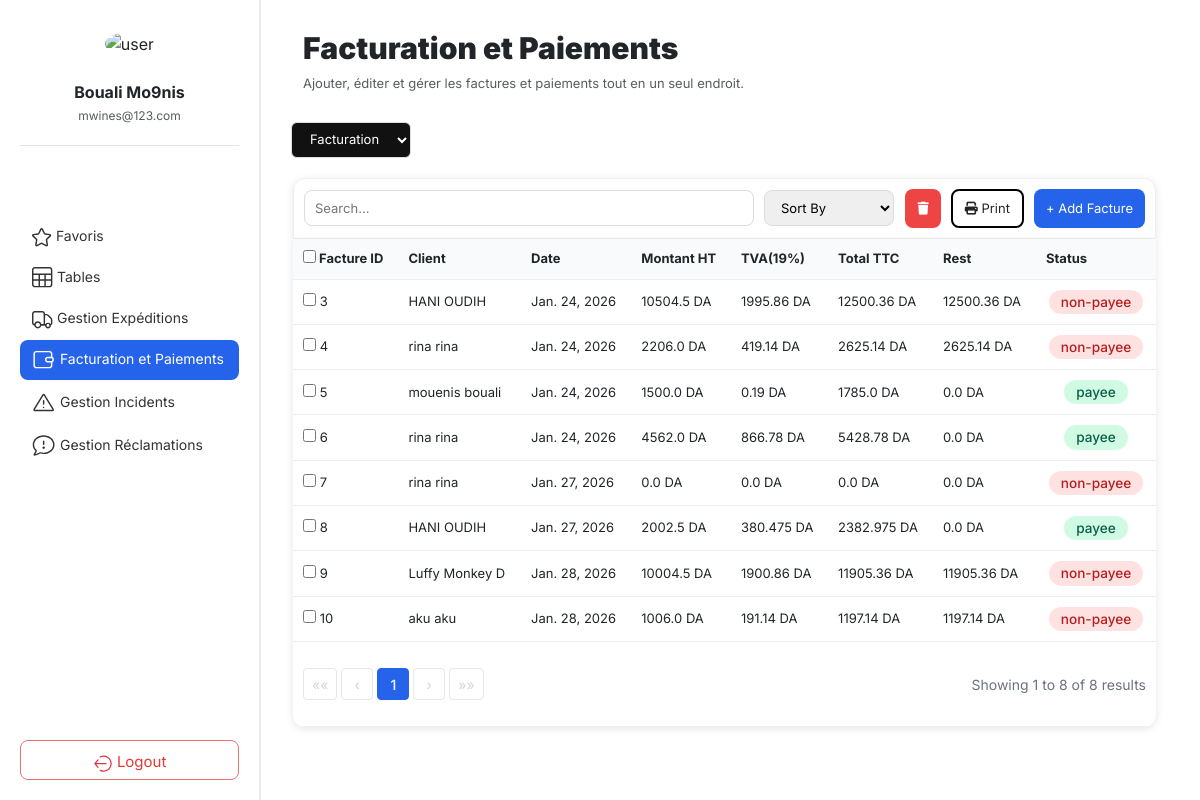
Before: /facturation/ with the older database file.
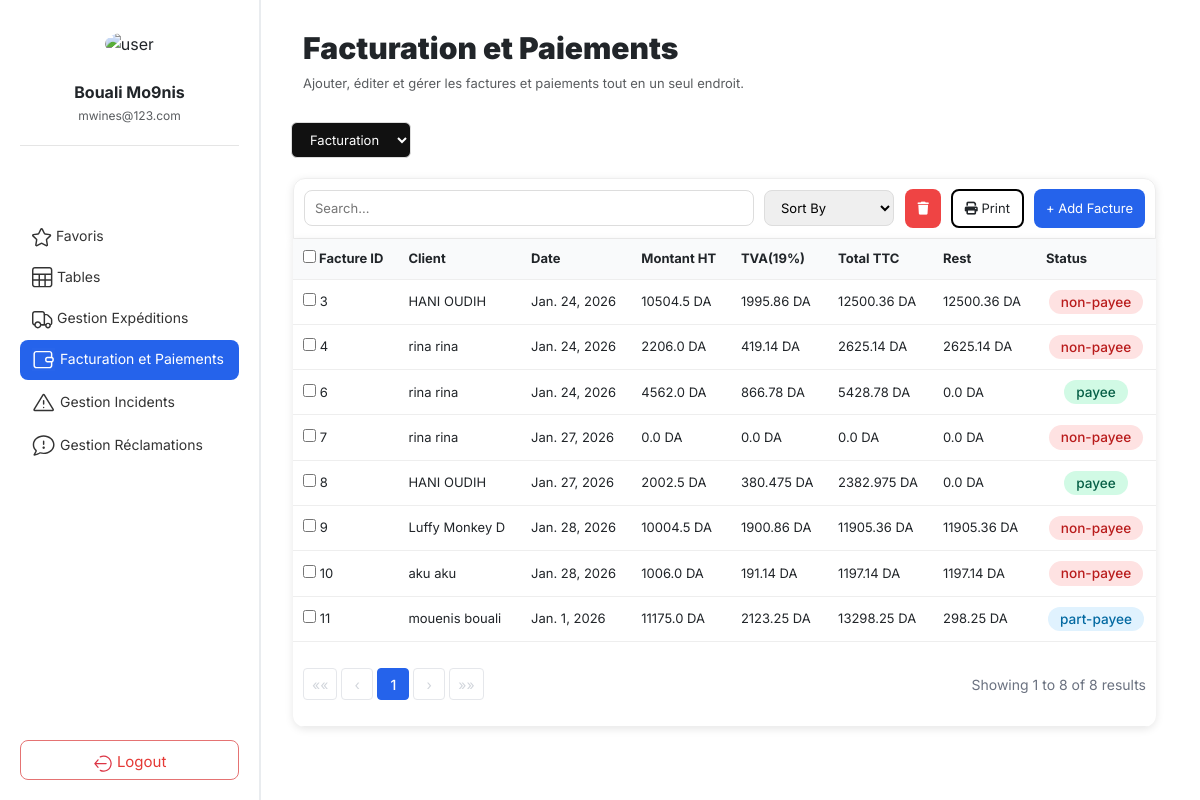
After: the same page with the newer database file.
### core/models/models.py (models this page shows, shortened)
class Invoice(models.Model):
    invoice_date = models.DateField()
    amount_ht = models.FloatField( default=0)
    amount_vat = models.FloatField(default=0.19)
    amount_ttc = models.FloatField( default=0)
    rest = models.FloatField(default=0)
    status = models.CharField(max_length=50)
    client = models.ForeignKey(Client, on_delete=models.RESTRICT)

class Client(models.Model):
    solld = models.FloatField(default=0, validators=[MinValueValidator(0)])
    first_name = models.CharField(max_length=100)
    last_name = models.CharField(max_length=100)
    email = models.EmailField(unique=True)
    phone = models.CharField(max_length=20)
    address = models.TextField()
    created_at = models.DateTimeField(auto_now_add=True)
    def __str__(self):
        return f"{self.first_name} {self.last_name}"

### core/web/views.py (the view, shortened to what this page needs)
# urls.py: path("facturation/", views.facturation_view, name="facturation_view"),
def facturation_view(request):
	try:
		Invoice= apps.get_model("core", "Invoice")
	except LookupError as e:
		raise Http404("Facturation model not found (check core/models/models.py).") from e
	db_table = Invoice._meta.db_table
	search_query = request.GET.get('search', '').strip()
	Invoices = Invoice.objects.all()
	if search_query:
		Invoices = Invoices.filter(
			Q(client__first_name__icontains=search_query) |
			Q(client__last_name__icontains=search_query) |
			Q(status__icontains=search_query)
		)
	page_obj = Paginator(Invoices, 10).get_page(request.GET.get("page"))
	return render(request, "facture/facture.html", {"page_obj": page_obj})

### core/web/templates/facture/facture.html (shortened to what the changed rows need)
{% extends "home.html" %}
{% load static %}
{% block content %}
<link rel="stylesheet" href="{% static 'css/facture.css' %}">
<div class="tables-top">
    <div class="table-header">
            <h2><b>Facturation et Paiements</b></h2>
    </div>
</div>
<section class="table-section">
    <div class="table-content">
        <table>
            <thead>
                <tr>
                    <th>
                        <label>
                            <input type="checkbox" id="selectAll">
                            Facture ID
                        </label>
                    </th>
                    <th>Client</th>
                    <th>Date</th>
                    <th>Montant HT</th>
                    <th>TVA(19%)</th>
                    <th>Total TTC</th>
                    <th>Rest</th>
                    <th style="width: 120px;">Status</th>
                </tr>
            </thead>
            <tbody>
                {% for invoice in page_obj %}
                <tr>
                    <td class="id-col">
                        <label>
                            <input type="checkbox" value="{{ invoice.id }}">
                            {{ invoice.id }}
                        </label>
                    </td>
                    <td>{{ invoice.client }}</td>
                    <td>{{ invoice.invoice_date }}</td>
                    <td>{{ invoice.amount_ht }} DA</td>
                    <td>{{ invoice.amount_vat }} DA</td>
                    <td>{{ invoice.amount_ttc }} DA</td>
                    <td>{{ invoice.rest }} DA</td>
                    <td class="status">
                        {% if invoice.status == "payee" %}
                            <span class="status-badge status-disponible">{{ invoice.status }}</span>
                        {% elif invoice.status == "non-payee" %}
                            <span class="status-badge status-offline">{{ invoice.status }}</span>
                        {% elif invoice.status == "part-payee" %}
                            <span class="status-badge status-en_mission">{{ invoice.status }}</span>
                        {% else %}
                            <span class="status-badge">{{ invoice.status }}</span>
                        {% endif %}
                    </td>
                </tr>
                {% endfor %}
            </tbody>
            <tfoot>
                <tr>
                    <td colspan="8">
                        <div class="pagination-footer">
                            <div class="pagination">
                                {% if page_obj.has_previous %}
                                    <a href="?page=1" class="pagination-nav">««</a>
                                    <a href="?page={{ page_obj.previous_page_number }}" class="pagination-nav">‹</a>
                                {% else %}
                                    <span class="pagination-nav disabled">««</span>
                                    <span class="pagination-nav disabled">‹</span>
                                {% endif %}
                                {% for num in page_obj.paginator.page_range %}
                                    {% if num == page_obj.number %}
                                        <strong class="pagination-current">{{ num }}</strong>
                                    {% elif num > page_obj.number|add:'-3' and num < page_obj.number|add:'3' %}
                                        <a href="?page={{ num }}" class="pagination-link">{{ num }}</a>
                                    {% elif num == 1 or num == page_obj.paginator.num_pages %}
                                        <a href="?page={{ num }}" class="pagination-link">{{ num }}</a>
                                    {% elif num == page_obj.number|add:'-3' or num == page_obj.number|add:'3' %}
                                        <span class="pagination-ellipsis">...</span>
                                    {% endif %}
                                {% endfor %}
                                {% if page_obj.has_next %}
                                    <a href="?page={{ page_obj.next_page_number }}" class="pagination-nav">›</a>
                                    <a href="?page={{ page_obj.paginator.num_pages }}" class="pagination-nav">»»</a>
                                {% else %}
                                    <span class="pagination-nav disabled">›</span>
                                    <span class="pagination-nav disabled">»»</span>
                                {% endif %}
                            </div>
                        </div>
                    </td>
                </tr>
            </tfoot>
        </table>
    </div>
</section>
{% endblock %}

Changed rows visible on the page:
removed Invoice: id "5", client "mouenis bouali", invoice_date "Jan. 24, 2026", amount_ht "1500.0", amount_vat "0.19", amount_ttc "1785.0", rest "0.0", status "payee"
added Invoice: id "11", client "mouenis bouali", invoice_date "Jan. 1, 2026", amount_ht "11175.0", amount_vat "2123.25", amount_ttc "13298.25", rest "298.25", status "part-payee"
